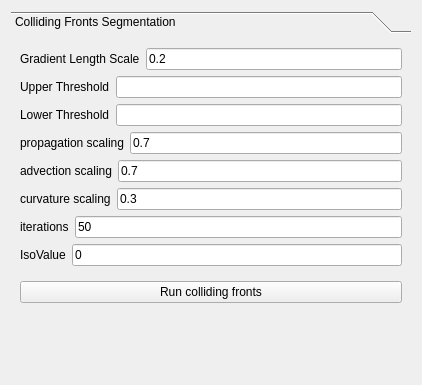
        <widget class="QWidget" name="pipelinesPage">
         <property name="geometry">
          <rect>
           <x>0</x>
           <y>0</y>
           <width>422</width>
           <height>385</height>
          </rect>
         </property>
         <attribute name="label">
          <string>Full Pipelines</string>
         </attribute>
         <layout class="QVBoxLayout" name="verticalLayout_4">
          <item>
           <widget class="QToolBox" name="pipelinesToolbox">
            <property name="minimumSize">
             <size>
              <width>0</width>
              <height>100</height>
             </size>
            </property>
            <property name="currentIndex">
             <number>0</number>
            </property>
            <widget class="QWidget" name="fullCFPage">
             <property name="geometry">
              <rect>
               <x>0</x>
               <y>0</y>
               <width>404</width>
               <height>336</height>
              </rect>
             </property>
             <attribute name="label">
              <string>Colliding Fronts Segmentation</string>
             </attribute>
             <layout class="QVBoxLayout" name="verticalLayout_10">
              <item>
               <widget class="QWidget" name="widget_3" native="true">
                <layout class="QHBoxLayout" name="horizontalLayout">
                 <property name="leftMargin">
                  <number>0</number>
                 </property>
                 <property name="topMargin">
                  <number>0</number>
                 </property>
                 <property name="rightMargin">
                  <number>0</number>
                 </property>
                 <property name="bottomMargin">
                  <number>0</number>
                 </property>
                 <item>
                  <widget class="QLabel" name="fullCFGradientLabel">
                   <property name="text">
                    <string>Gradient Length Scale</string>
                   </property>
                  </widget>
                 </item>
                 <item>
                  <widget class="QLineEdit" name="fullCFGradientLineEdit">
                   <property name="text">
                    <string>0.2</string>
                   </property>
                  </widget>
                 </item>
                </layout>
               </widget>
              </item>
              <item>
               <widget class="QWidget" name="widget_5" native="true">
                <layout class="QHBoxLayout" name="horizontalLayout_2">
                 <property name="leftMargin">
                  <number>0</number>
                 </property>
                 <property name="topMargin">
                  <number>0</number>
                 </property>
                 <property name="rightMargin">
                  <number>0</number>
                 </property>
                 <property name="bottomMargin">
                  <number>0</number>
                 </property>
                 <item>
                  <widget class="QLabel" name="fullCFUpperThresholdLabel">
                   <property name="text">
                    <string>Upper Threshold</string>
                   </property>
                  </widget>
                 </item>
                 <item>
                  <widget class="QLineEdit" name="fullCFUpperThresholdLineEdit"/>
                 </item>
                </layout>
               </widget>
              </item>
              <item>
               <widget class="QWidget" name="widget_6" native="true">
                <layout class="QHBoxLayout" name="horizontalLayout_3">
                 <property name="leftMargin">
                  <number>0</number>
                 </property>
                 <property name="topMargin">
                  <number>0</number>
                 </property>
                 <property name="rightMargin">
                  <number>0</number>
                 </property>
                 <property name="bottomMargin">
                  <number>0</number>
                 </property>
                 <item>
                  <widget class="QLabel" name="fullCFLowerThresholdLabel">
                   <property name="text">
                    <string>Lower Threshold</string>
                   </property>
                  </widget>
                 </item>
                 <item>
                  <widget class="QLineEdit" name="fullCFLowerThresholdLineEdit"/>
                 </item>
                </layout>
               </widget>
              </item>
              <item>
               <widget class="QWidget" name="widget_7" native="true">
                <layout class="QHBoxLayout" name="horizontalLayout_4">
                 <property name="leftMargin">
                  <number>0</number>
                 </property>
                 <property name="topMargin">
                  <number>0</number>
                 </property>
                 <property name="rightMargin">
                  <number>0</number>
                 </property>
                 <property name="bottomMargin">
                  <number>0</number>
                 </property>
                 <item>
                  <widget class="QLabel" name="fullCFPropagationLabel">
                   <property name="text">
                    <string>propagation scaling</string>
                   </property>
                  </widget>
                 </item>
                 <item>
                  <widget class="QLineEdit" name="fullCFPropagationLineEdit">
                   <property name="text">
                    <string>0.7</string>
                   </property>
                  </widget>
                 </item>
                </layout>
               </widget>
              </item>
              <item>
               <widget class="QWidget" name="widget_8" native="true">
                <layout class="QHBoxLayout" name="horizontalLayout_5">
                 <property name="leftMargin">
                  <number>0</number>
                 </property>
                 <property name="topMargin">
                  <number>0</number>
                 </property>
                 <property name="rightMargin">
                  <number>0</number>
                 </property>
                 <property name="bottomMargin">
                  <number>0</number>
                 </property>
                 <item>
                  <widget class="QLabel" name="fullCFAdvectionLabel">
                   <property name="text">
                    <string>advection scaling</string>
                   </property>
                  </widget>
                 </item>
                 <item>
                  <widget class="QLineEdit" name="fullCFAdvectionLineEdit">
                   <property name="text">
                    <string>0.7</string>
                   </property>
                  </widget>
                 </item>
                </layout>
               </widget>
              </item>
              <item>
               <widget class="QWidget" name="widget_9" native="true">
                <layout class="QHBoxLayout" name="horizontalLayout_6">
                 <property name="leftMargin">
                  <number>0</number>
                 </property>
                 <property name="topMargin">
                  <number>0</number>
                 </property>
                 <property name="rightMargin">
                  <number>0</number>
                 </property>
                 <property name="bottomMargin">
                  <number>0</number>
                 </property>
                 <item>
                  <widget class="QLabel" name="fullCFCurvatureLabel">
                   <property name="text">
                    <string>curvature scaling</string>
                   </property>
                  </widget>
                 </item>
                 <item>
                  <widget class="QLineEdit" name="fullCFCurvatureLineEdit">
                   <property name="text">
                    <string>0.3</string>
                   </property>
                  </widget>
                 </item>
                </layout>
               </widget>
              </item>
              <item>
               <widget class="QWidget" name="widget_10" native="true">
                <layout class="QHBoxLayout" name="horizontalLayout_7">
                 <property name="leftMargin">
                  <number>0</number>
                 </property>
                 <property name="topMargin">
                  <number>0</number>
                 </property>
                 <property name="rightMargin">
                  <number>0</number>
                 </property>
                 <property name="bottomMargin">
                  <number>0</number>
                 </property>
                 <item>
                  <widget class="QLabel" name="fullCFIterationsLabel">
                   <property name="text">
                    <string>iterations</string>
                   </property>
                  </widget>
                 </item>
                 <item>
                  <widget class="QLineEdit" name="fullCFIterationsLineEdit">
                   <property name="text">
                    <string>50</string>
                   </property>
                  </widget>
                 </item>
                </layout>
               </widget>
              </item>
              <item>
               <widget class="QWidget" name="widget_11" native="true">
                <layout class="QHBoxLayout" name="horizontalLayout_8">
                 <property name="leftMargin">
                  <number>0</number>
                 </property>
                 <property name="topMargin">
                  <number>0</number>
                 </property>
                 <property name="rightMargin">
                  <number>0</number>
                 </property>
                 <item>
                  <widget class="QLabel" name="fullCFIsoValueLabel">
                   <property name="text">
                    <string>IsoValue</string>
                   </property>
                  </widget>
                 </item>
                 <item>
                  <widget class="QLineEdit" name="fullCFIsoValueLineEdit">
                   <property name="text">
                    <string>0</string>
                   </property>
                  </widget>
                 </item>
                </layout>
               </widget>
              </item>
              <item>
               <widget class="QPushButton" name="fullCFButton">
                <property name="text">
                 <string>Run colliding fronts</string>
                </property>
               </widget>
              </item>
              <item>
               <spacer name="verticalSpacer_4">
                <property name="orientation">
                 <enum>Qt::Vertical</enum>
                </property>
                <property name="sizeHint" stdset="0">
                 <size>
                  <width>20</width>
                  <height>40</height>
                 </size>
                </property>
               </spacer>
              </item>
             </layout>
            </widget>
           </widget>
          </item>
         </layout>
        </widget>
